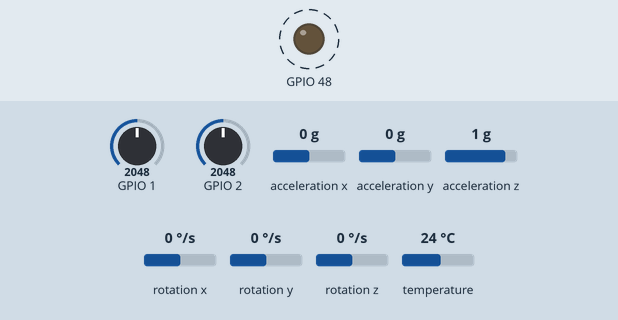
Simulated run of this sketch. Board: ESP32-S3. Shown: output pins drawn as LEDs (lit = HIGH). Dashed ring = blinking. The inputs (shaded band) are chosen by the test bench; at power-on: GPIO 1 = 2048, GPIO 2 = 2048, acceleration x 0 g, acceleration y 0 g, acceleration z 1 g, rotation x 0 °/s, rotation y 0 °/s, rotation z 0 °/s, temperature 24 °C (analog values on the 0–4095 scale). Nothing arrives over Bluetooth unless stated; a phone connects over Bluetooth LE 3 s after start; what the sketch prints to the serial monitor is not drawn.

Above: at 0.2 s.
Timing chart, 0 to 3.0 s (numbered marks = the images above):
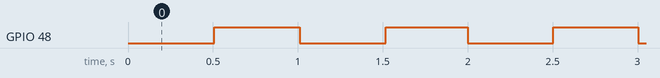

The sketch:

esp32.ino
```cpp
#include <Arduino.h>
#include <Wire.h>
#include <BLEDevice.h>
#include <BLEServer.h>
#include <BLE2902.h>
#include <Adafruit_MPU6050.h>
#include <atomic>
#include <math.h>
#include <esp_system.h>
#include "config.h"
#include "flex_sensor.h"
#include "protocol.h"
#include "dummy_data.h"
#include "elbow_estimator.h"

ElbowEstimator elbows[2];

FlexSensor flex[FLEX_COUNT] = {FlexSensor(FLEX_PINS[0]), FlexSensor(FLEX_PINS[1])};
TwoWire secondBus(1);
TwoWire* buses[2] = {&Wire, &secondBus};
bool busReady[2] = {};
Adafruit_MPU6050 imus[IMU_COUNT];
bool imuReady[IMU_COUNT] = {};
BLECharacteristic* dataCharacteristic = nullptr;
BLE2902* notificationSettings = nullptr;
std::atomic<bool> connected{false}, restartAdvertising{false};
uint32_t lastNotificationMs = 0;
constexpr bool BLE_STATUS_LED_AVAILABLE = SEND_DUMMY_DATA ||
  !FLEX_ENABLED[0] || FLEX_PINS[0] != LED_BUILTIN;

class ConnectionCallbacks : public BLEServerCallbacks {
  void onConnect(BLEServer*) override {
    connected = true;
    Serial.println("BLE CONNECTED: phone connected; enable notifications in app.");
  }
  void onDisconnect(BLEServer*) override {
    connected = false;
    Serial.println("BLE DISCONNECTED: restarting advertising.");
    restartAdvertising = true;
  }
};

void publish(uint8_t* packet) {
  if (connected.load() && notificationSettings && notificationSettings->getNotifications()) {
    dataCharacteristic->setValue(packet, 20);
    dataCharacteristic->notify();
    lastNotificationMs = millis();
  }
}

// Debug function to ensure bluetooth transmission working
void updateBleLed() {
  if (!BLE_STATUS_LED_AVAILABLE) return;
  static uint32_t lastToggle = 0;
  static bool active = false, ledOn = false;
  const uint32_t now = millis();
  const bool transmitting = connected.load() &&
      static_cast<uint32_t>(now - lastNotificationMs) < 1000;
  if (!transmitting) {
    // Visible proof that loop() is running even before a phone connects.
    active = false;
    digitalWrite(LED_BUILTIN, (now / 500) % 2 ? HIGH : LOW);
    return;
  }
  if (!active) {
    active = true;
    ledOn = true;
    lastToggle = now;
  } else if (static_cast<uint32_t>(now - lastToggle) >= 1000) {
    ledOn = !ledOn;
    lastToggle = now;
  }
  digitalWrite(LED_BUILTIN, ledOn ? HIGH : LOW);
}

int16_t quantize(float value, float scale) {
  return static_cast<int16_t>(lroundf(constrain(value * scale, -32768.0f, 32767.0f)));
}

void setup() {
  Serial.begin(115200);
  // Bounded wait for native USB enumeration, never require a monitor to run BLE.
  const uint32_t usbStart = millis();
  while (!Serial && millis() - usbStart < 2000) delay(10);
  Serial.println("\nPOSTURE BOOT: two elbow flex sensors + four IMUs.");
  Serial.printf("Reset reason: %d; free heap: %u\n", static_cast<int>(esp_reset_reason()), ESP.getFreeHeap());
  if (BLE_STATUS_LED_AVAILABLE) {
    pinMode(LED_BUILTIN, OUTPUT);
    digitalWrite(LED_BUILTIN, LOW);
  } else {
    Serial.println("BLE LED disabled: onboard LED shares enabled flex input GPIO13.");
  }
  if (!SEND_DUMMY_DATA) for (uint8_t i = 0; i < FLEX_COUNT; ++i)
    if (FLEX_ENABLED[i]) {
      flex[i].begin();
      Serial.printf("Flex %u: ADC GPIO%u configured (validate divider in Serial Monitor)\n", i, FLEX_PINS[i]);
    }
  if (!SEND_DUMMY_DATA && ENABLE_I2C_SENSORS) {
    for (uint8_t bus = 0; bus < 2; ++bus) {
      busReady[bus] = buses[bus]->begin(I2C_SDA[bus], I2C_SCL[bus], 100000);
      buses[bus]->setTimeOut(25);
      Serial.printf("I2C bus %u: %s (SDA=%u SCL=%u)\n", bus,
                    busReady[bus] ? "OK" : "failed", I2C_SDA[bus], I2C_SCL[bus]);
    }
    for (uint8_t i = 0; i < IMU_COUNT; ++i) {
      imuReady[i] = busReady[IMU_BUS[i]] &&
          imus[i].begin(IMU_ADDRESS[i], buses[IMU_BUS[i]]);
      if (ENABLE_I2C_SENSORS && imuReady[i]) {
        imus[i].setAccelerometerRange(MPU6050_RANGE_8_G);
        imus[i].setGyroRange(MPU6050_RANGE_500_DEG);
        imus[i].setFilterBandwidth(MPU6050_BAND_21_HZ);
      }
      Serial.printf("IMU %u bus %u address 0x%02X: %s\n", i, IMU_BUS[i], IMU_ADDRESS[i], imuReady[i] ? "OK" : "MISSING - check wiring/AD0, then reset");
    }
  }
  Serial.println("Hold arms STRAIGHT and STILL for 2 seconds to calibrate IMU fallback. Reset to recalibrate.");
  Serial.println("Starting BLE as PostureShirt...");
  BLEDevice::init("PostureShirt");
  auto* server = BLEDevice::createServer();
  server->setCallbacks(new ConnectionCallbacks());
  auto* service = server->createService(SERVICE_UUID);
  dataCharacteristic = service->createCharacteristic(
      DATA_UUID, BLECharacteristic::PROPERTY_READ | BLECharacteristic::PROPERTY_NOTIFY);
  notificationSettings = new BLE2902();
  dataCharacteristic->addDescriptor(notificationSettings);
  service->start();
  auto* advertising = BLEDevice::getAdvertising();
  advertising->addServiceUUID(SERVICE_UUID);
  advertising->setScanResponse(true);
  advertising->start();
  Serial.printf("BLE advertising service: %s\n", SERVICE_UUID);
  if (SEND_DUMMY_DATA) Serial.println("DUMMY MODE: simulated readings over real Bluetooth; sensors are not read.");
  Serial.println("PostureShirt ready; flex_id,raw,mV,ohms CSV follows at 5 Hz");
}

void loop() {
  updateBleLed();
  if (restartAdvertising.exchange(false)) BLEDevice::startAdvertising();
  if (SEND_DUMMY_DATA) {
    static uint32_t lastDummy = 0, lastStatus = 0;
    static uint8_t slot = 0;
    const uint32_t now = millis();
    if (static_cast<uint32_t>(now - lastStatus) >= 1000) {
      lastStatus = now;
      Serial.printf("DUMMY BLE: %s\n", connected.load() ? "connected; sending" : "advertising; waiting for app");
    }
    if (connected.load() && static_cast<uint32_t>(now - lastDummy) >= 20) {
      lastDummy = now;
      uint8_t packet[20];
      makeDummyPacket(packet, slot, now);
      publish(packet);
      slot = (slot + 1) % (FLEX_COUNT + IMU_COUNT);
    }
    delay(1);
    return;
  }
  static uint32_t lastSample = 0, lastLog = 0;
  uint32_t now = millis();
  if (static_cast<uint32_t>(now - lastSample) < SAMPLE_PERIOD_MS) {
    delay(1);
    return;
  }
  lastSample = now;
  uint8_t packet[20];
  const bool logFlex = static_cast<uint32_t>(now - lastLog) >= 200;
  if (logFlex) lastLog = now;
  bool fresh[4] = {};
  float accel[4][3] = {}, gyro[4][3] = {};
  for (uint8_t i = 0; i < IMU_COUNT; ++i) {
    sensors_event_t a{}, g{}, t{};
    // Verify an ACK before using the library's event conversion.
    bool ok = false;
    if (ENABLE_I2C_SENSORS && imuReady[i]) {
      buses[IMU_BUS[i]]->beginTransmission(IMU_ADDRESS[i]);
      ok = buses[IMU_BUS[i]]->endTransmission() == 0 && imus[i].getEvent(&a, &g, &t);
    }
    ok = ok && isfinite(a.acceleration.x) && isfinite(a.acceleration.y) &&
        isfinite(a.acceleration.z) && isfinite(g.gyro.x) && isfinite(g.gyro.y) && isfinite(g.gyro.z);
    fresh[i] = ok;
    if (ok) {
      accel[i][0] = a.acceleration.x; accel[i][1] = a.acceleration.y; accel[i][2] = a.acceleration.z;
      gyro[i][0] = g.gyro.x; gyro[i][1] = g.gyro.y; gyro[i][2] = g.gyro.z;
    }
    header(packet, 2, i, ok, millis());
    if (ok) {
      float values[] = {a.acceleration.x, a.acceleration.y, a.acceleration.z,
                        g.gyro.x, g.gyro.y, g.gyro.z};
      for (uint8_t j = 0; j < 6; ++j)
        put16(packet + 8 + 2 * j, static_cast<uint16_t>(quantize(values[j], j < 3 ? 100 : 1000)));
    }
    publish(packet);
  }
  for (int arm = 0; arm < 2; ++arm) {
    const bool wasReady = elbows[arm].ready;
    elbows[arm].update(fresh[2*arm] && fresh[2*arm+1], &accel[2*arm], &gyro[2*arm], millis());
    if (!wasReady && elbows[arm].ready) Serial.printf("Arm %d IMU fallback calibrated\n", arm);
    if (wasReady && !elbows[arm].ready) Serial.printf("Arm %d tracking lost; reset with arms straight to recalibrate\n", arm);
  }
  for (uint8_t i = 0; i < FLEX_COUNT; ++i) {
    if (!FLEX_ENABLED[i]) continue;
    auto r = flex[i].read();
    const bool fallback = !isfinite(r.resistanceOhms) && elbows[i].ready;
    header(packet, 1, i, isfinite(r.resistanceOhms) || fallback, millis());
    if (fallback) {
      packet[0] = 2; // Older apps reject this rather than interpreting an angle as resistance.
      packet[3] |= 4; // IMU estimate: bytes 16-17 are centidegrees, NOT ohms.
      put16(packet + 16, static_cast<uint16_t>(lroundf(elbows[i].angleDegrees * 100)));
    }
    put16(packet + 8, r.raw);
    put16(packet + 10, r.millivolts);
    put32(packet + 12, isfinite(r.resistanceOhms) ?
        static_cast<uint32_t>(lroundf(r.resistanceOhms)) : 0);
    publish(packet);
    if (logFlex) {
      Serial.printf("%u,%u,%u,%.0f\n", i, r.raw, r.millivolts, r.resistanceOhms);
    }
  }

}
```

dummy_data.h
```cpp
#pragma once
#include <math.h>
#include "protocol.h"

// One sensor per packet; slots 0..1 elbow flex, 2..5 IMU.
// Uses the same units/encoding as real firmware. Header bit 1 marks simulated data.
inline void makeDummyPacket(uint8_t* packet, uint8_t slot, uint32_t now) {
  const float wave = sinf(now * 0.001f + slot * 0.5f);
  const uint8_t type = slot < 2 ? 1 : 2;
  const uint8_t id = slot < 2 ? slot : slot - 2;
  header(packet, type, id, true, now);
  packet[3] |= 2;
  if (type == 1) {
    const uint32_t ohms = static_cast<uint32_t>(40000 + 15000 * wave);
    const uint16_t mv = static_cast<uint16_t>(3300.0f * 10000 / (10000 + ohms));
    put16(packet + 8, static_cast<uint16_t>(mv * 4095u / 3300u));
    put16(packet + 10, mv);
    put32(packet + 12, ohms);
  } else if (type == 2) {
    const int16_t values[] = {static_cast<int16_t>(200 * wave),
      static_cast<int16_t>(100 * wave), 981,
      static_cast<int16_t>(200 * wave), static_cast<int16_t>(400 * wave), 10};
    for (uint8_t j = 0; j < 6; ++j)
      put16(packet + 8 + 2 * j, static_cast<uint16_t>(values[j]));
  }
}
```

elbow_estimator.h
```cpp
#pragma once
#include <cmath>
#include <stdint.h>

// Relative 3-D rotation from a straight, aligned starting pose. This is an
// estimate, not an anatomical hinge angle: forearm twist contributes and gyro
// integration drifts. Reset in the straight pose to recalibrate.
class ElbowEstimator {
 public:
  bool ready = false;
  bool lostTracking = false;
  float angleDegrees = NAN;

  void update(bool valid, const float acceleration[2][3],
              const float gyro[2][3], uint32_t now) {
    const float dt = started ? static_cast<uint32_t>(now - lastMs) / 1000.0f : 0;
    lastMs = now;
    started = true;
    if (lostTracking) return;
    if (!valid || dt > 0.1f) {
      if (ready) { lostTracking = true; ready = false; }
      elapsed = 0;
      for (auto &row : bias) for (float &v : row) v = 0;
      angleDegrees = NAN;
      return;
    }
    if (!ready) {
      bool still = true;
      for (int s = 0; s < 2; ++s) {
        float a2 = 0, g2 = 0;
        for (int j = 0; j < 3; ++j) {
          a2 += acceleration[s][j] * acceleration[s][j];
          g2 += gyro[s][j] * gyro[s][j];
        }
        still = still && std::isfinite(a2) && std::isfinite(g2) &&
            a2 > 9.3f * 9.3f && a2 < 10.3f * 10.3f && g2 < 0.08f * 0.08f;
      }
      if (!still) {
        elapsed = 0;
        for (auto &row : bias) for (float &v : row) v = 0;
        return;
      }
      for (int s = 0; s < 2; ++s)
        for (int j = 0; j < 3; ++j) bias[s][j] += gyro[s][j] * dt;
      elapsed += dt;
      if (elapsed >= 2.0f) {
        for (auto &row : bias) for (float &v : row) v /= elapsed;
        ready = true;
        angleDegrees = 0;
      }
      return;
    }
    for (int s = 0; s < 2; ++s) {
      float w[3];
      for (int j = 0; j < 3; ++j) w[j] = gyro[s][j] - bias[s][j];
      const float a = q[s][0], b = q[s][1], c = q[s][2], d = q[s][3];
      q[s][0] += (-b*w[0] - c*w[1] - d*w[2]) * dt * .5f;
      q[s][1] += ( a*w[0] + c*w[2] - d*w[1]) * dt * .5f;
      q[s][2] += ( a*w[1] - b*w[2] + d*w[0]) * dt * .5f;
      q[s][3] += ( a*w[2] + b*w[1] - c*w[0]) * dt * .5f;
      float norm = 0;
      for (float v : q[s]) norm += v*v;
      norm = std::sqrt(norm);
      for (float &v : q[s]) v /= norm;
    }
    float dot = 0;
    for (int j = 0; j < 4; ++j) dot += q[0][j] * q[1][j];
    angleDegrees = 2 * std::acos(std::fmin(1.0f, std::fabs(dot))) * 180.0f / 3.14159265f;
  }
 private:
  float q[2][4] = {{1,0,0,0}, {1,0,0,0}};
  float bias[2][3] = {};
  float elapsed = 0;
  uint32_t lastMs = 0;
  bool started = false;
};
```

flex_sensor.cpp
```cpp
#include "flex_sensor.h"
#include "config.h"
#include <math.h>

void FlexSensor::begin() {
  pinMode(pin_, INPUT);
  analogReadResolution(12);
  analogSetPinAttenuation(pin_, ADC_11db);
}

FlexReading FlexSensor::read() {
  uint32_t raw = 0, mv = 0;
  for (int i = 0; i < 16; ++i) {
    raw += analogRead(pin_);
    mv += analogReadMilliVolts(pin_);
  }
  FlexReading r{static_cast<uint16_t>(raw / 16),
                static_cast<uint16_t>(mv / 16), NAN};

  if (r.millivolts > 20 && r.millivolts < DIVIDER_SUPPLY_MV - 20) {
    r.resistanceOhms = FIXED_RESISTOR_OHMS *
        (DIVIDER_SUPPLY_MV / r.millivolts - 1.0f);
  }
  return r;
}
```

flex_sensor.h
```cpp
#pragma once
#include <Arduino.h>

struct FlexReading {
  uint16_t raw;
  uint16_t millivolts;
  float resistanceOhms;  // NAN when voltage is outside the useful divider range
};

class FlexSensor {
 public:
  explicit FlexSensor(uint8_t pin) : pin_(pin) {}
  void begin();
  FlexReading read();
 private:
  uint8_t pin_;
};
```

protocol.h
```cpp
#pragma once
#include <stdint.h>
#include <string.h>

// Explicit little-endian encoding, independent of struct padding.
inline void put16(uint8_t* p, uint16_t v) { p[0] = v; p[1] = v >> 8; }
inline void put32(uint8_t* p, uint32_t v) {
  for (int i = 0; i < 4; ++i) p[i] = v >> (8 * i);
}
inline void header(uint8_t* p, uint8_t type, uint8_t id, bool valid,
                   uint32_t timestamp) {
  memset(p, 0, 20);
  p[0] = 1; p[1] = type; p[2] = id; p[3] = valid ? 1 : 0;
  put32(p + 4, timestamp);
}
```

config.h
```cpp
#pragma once
#include <Arduino.h>

// Set false and re-upload to read physical sensors instead.
constexpr bool SEND_DUMMY_DATA = false;

// Full two-bus shirt. Disable individual flex inputs when bench testing.
constexpr bool ENABLE_I2C_SENSORS = true;
constexpr uint8_t IMU_COUNT = 4;
constexpr uint8_t FLEX_COUNT = 2;
// IDs: 0 left elbow (A0/GPIO18), 1 right elbow (A1/GPIO17).
constexpr uint8_t FLEX_PINS[FLEX_COUNT] = {A0, A1};
constexpr bool FLEX_ENABLED[FLEX_COUNT] = {true, true};
constexpr uint8_t I2C_SDA[2] = {3, 5};
constexpr uint8_t I2C_SCL[2] = {4, 6};
constexpr uint8_t IMU_BUS[IMU_COUNT] = {0, 0, 1, 1};
// Upper arms: AD0 to 3V3 (0x69); forearms: AD0 to GND (0x68).
constexpr uint8_t IMU_ADDRESS[IMU_COUNT] = {0x69, 0x68, 0x69, 0x68};
constexpr float DIVIDER_SUPPLY_MV = 3300.0f;
constexpr float FIXED_RESISTOR_OHMS = 10000.0f;
constexpr uint32_t SAMPLE_PERIOD_MS = 20;  // target 50 Hz, not a hard real-time guarantee
constexpr char SERVICE_UUID[] = "7f100001-1b15-4f0d-8c5b-5c794f726b00";
constexpr char DATA_UUID[] = "7f100002-1b15-4f0d-8c5b-5c794f726b00";
```

Measured:
- by itself, GPIO 48: alternates HIGH for 0.50 s and LOW for 0.50 s
